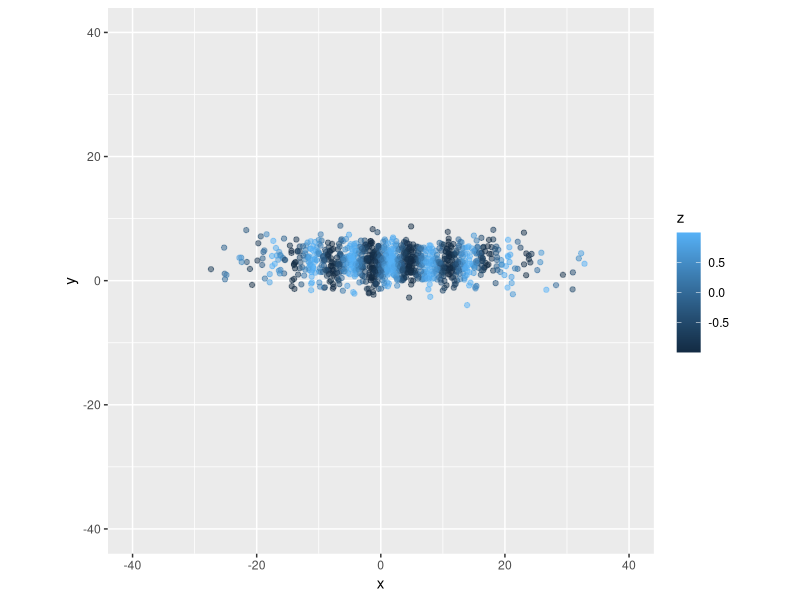
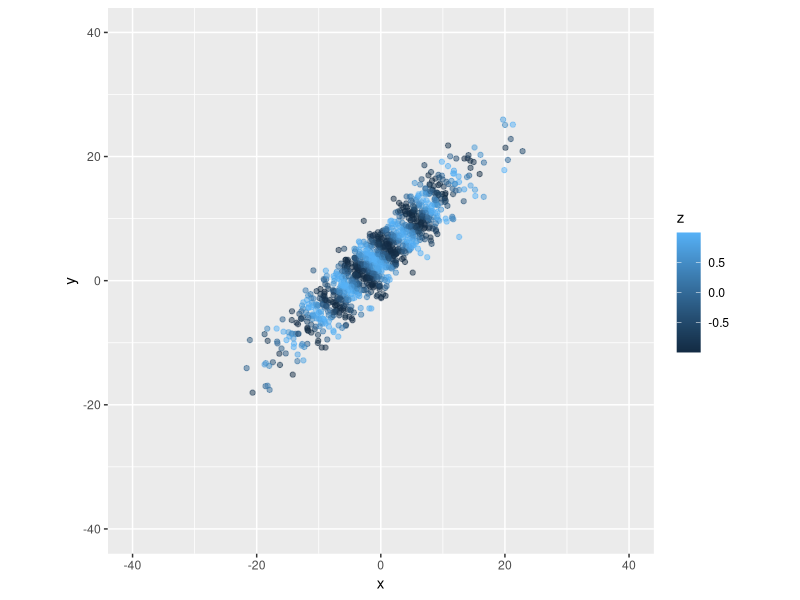
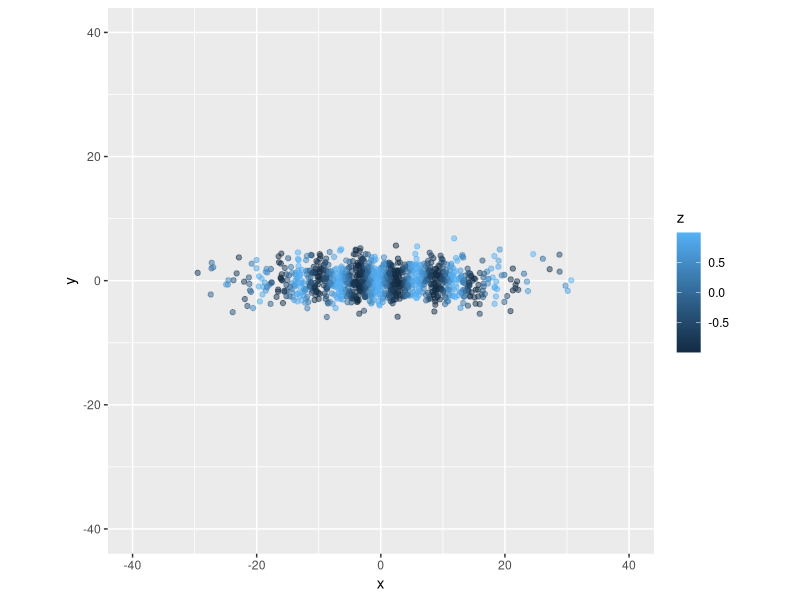

Here is the R script that generated these plots, in order:
## ---- chunk 1
library("knitr")
opts_chunk$set( fig.height=4.0, fig.width=4.0 )
## ---- chunk 2
library(magrittr)

N <- 1000
x <- rnorm(N, mean=2, sd=10)
y <- rnorm(N, mean=3, sd=2)

plot_xyz <- function(df){
    library(ggplot2)
    ggplot(df, aes(x=x, y=y, col=z)) + 
        geom_point( shape=19, alpha=0.5) + 
        coord_fixed(ratio = 1) + 
        ylim(c(-40,40)) + xlim(c(-40, 40))
}

xyz_df <- data.frame( x, y, z=sin(x) )

plot_xyz(xyz_df)
## ---- chunk 3
rotate2d <- function(theta)
    matrix(c(cos(theta), -sin(theta), sin(theta), cos(theta)), ncol=2)

#' rotate the x, y columns of a data frame by theta degrees
rotate_xy <- function(df, theta){
    library(dplyr)
    xy_rotated <- df %>% select(x, y) %>%
        as.matrix %>% 
        (function(M) M %*% rotate2d(theta))
    
    df$x <- xy_rotated[,1]
    df$y <- xy_rotated[,2]
    df
}

xyz_df2 <- xyz_df %>% rotate_xy(pi/4)

plot_xyz(xyz_df2)

## ---- chunk 4
pca <- princomp(xyz_df2[1:2])

summary(pca)

pca_xyz <- as.data.frame(cbind(pca$scores, xyz_df$z))
names(pca_xyz) <- c('x', 'y', 'z')
plot_xyz(pca_xyz)
